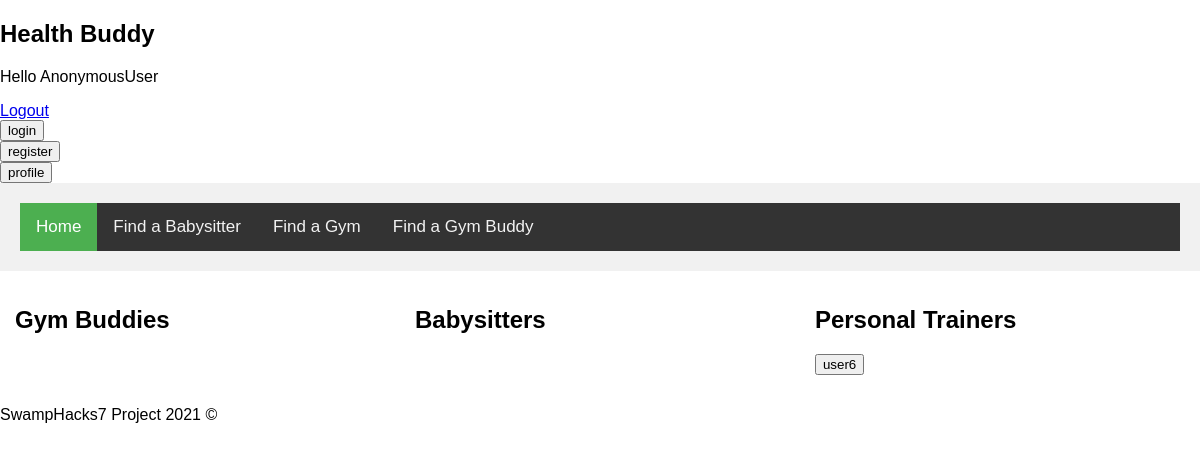
Before: / with the older database file.
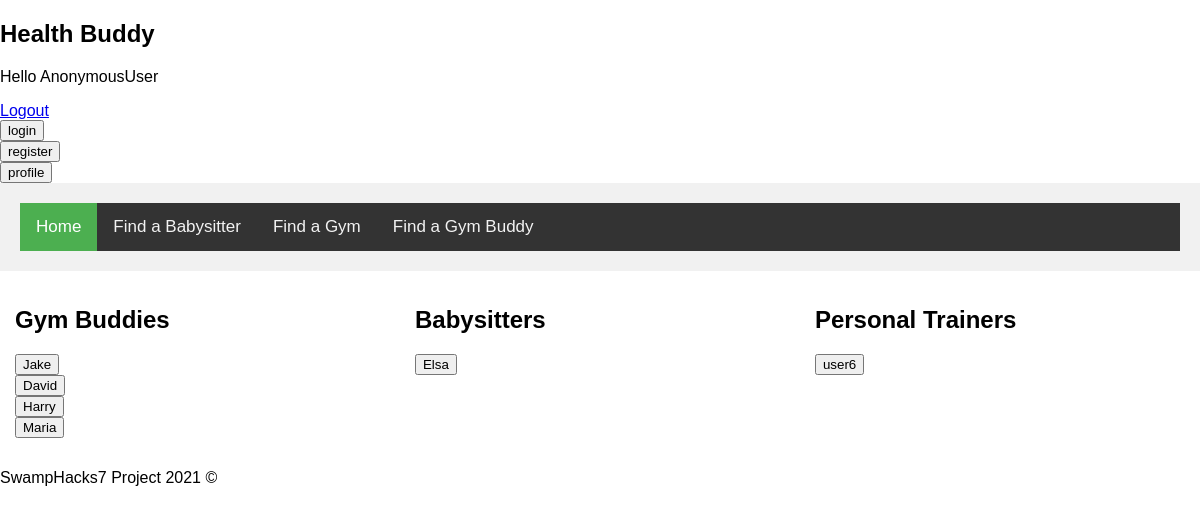
After: the same page with the newer database file.
### farms/models.py (models this page shows)
class Trainer(models.Model):
    user = models.OneToOneField(User, on_delete=models.CASCADE, null=True, blank=True)
    userType = models.CharField(max_length=60, null=True, blank=True)
    city = models.CharField(max_length=60, null=True, blank=True)
    experience = models.IntegerField(max_length=3, null=True, blank=True)
    age = models.IntegerField(max_length=3, null=True, blank=True)
    gender = models.CharField(max_length=60, null=True, blank=True)
    communication = models.CharField(max_length=200, null=True, blank=True)
    objects = models.Manager()

### farms/views.py (the view)
# urls.py: path('', views.index, name='index'),
def index(request):
    users = Trainer.objects.all()
    print("index - ", users)
    trainers = []
    babysitters = []
    gymbuddies = []
    for i in users:
        if i.userType == "Personal Trainer":
            trainers.append(i)
        elif i.userType == "Babysitter":
            babysitters.append(i)
        elif i.userType == "Gym Buddy":
            gymbuddies.append(i)
    print("trainers - ", trainers, " babysitters", babysitters, "gymbuddies", gymbuddies)
    context = {'trainers': trainers, 'babysitters': babysitters, 'gymbuddies': gymbuddies}
    return render(request, 'farms/index.html', context)

### templates/farms/index.html (shortened to what this page needs)
{% extends 'farms/base.html' %}
{% block body %}
  <div class="row">
    <div class="column">
      <h2>Gym Buddies</h2>
      {% for t in gymbuddies %}
        <form action="/seeUser/" method="POST">
          <input type="submit" value={{t.user.username}}>
        </form>
      {% endfor %}
    </div>
    <div class="column">
      <h2>Babysitters</h2>
      {% for t in babysitters %}
      <form action="/seeUser/" method="POST">
        <input type="submit" value={{t.user.username}}>
      </form>
    {% endfor %}
    </div>
    <div class="column">
      <h2>Personal Trainers</h2>
      {% for t in trainers %}
        <form action="/seeUser/" method="POST">
          <input type="submit" value={{t.user.username}}>
        </form>
      {% endfor %}
    </div>
  </div>
{% endblock %}

### templates/farms/base.html (shortened to what this page needs)
<!DOCTYPE html>
<html lang="en">
<head>
</head>
<body>
    <header>
        <h2>Health Buddy</h2>
        <p>Hello {{request.user}}</p>
        <a href="{% url 'logoutUser' %}">Logout</a>
        <form action="/login/" method="POST" id="loginButton">
          <input type="submit" name="loginButton" id="loginButton" value="login">
      </form>
      <form action="/register/" method="POST" id="registerButton">
          <input type="submit" name="registerButton" id="registerButton" value="register">
      </form>
      <form action="/userProfile/" method="POST" id="registerButton">
          <input type="submit" name="profileButton" id="profileButton" value="profile">
      </form>
        <div class="header">
        <div class="topnav">
            <a class="active" href="{% url 'home' %}">Home</a>
            <a href="#news">Find a Babysitter</a>
            <a href="#contact">Find a Gym</a>
            <a href="#about">Find a Gym Buddy</a>
          </div>
    </header>
    {% block body %}
    {% endblock %}
    <footer>
        <p> SwampHacks7 Project 2021 &copy </p>
    </footer>
</body>
</html>

### templates/farms/base.html (style rules this page uses)
body { margin: 0; font-family: Arial, Helvetica, sans-serif; }
.topnav { overflow: hidden; background-color: #333; }
.topnav a { float: left; color: #f2f2f2; text-align: center; padding: 14px 16px; text-decoration: none; font-size: 17px; }
.topnav a.active { background-color: #4CAF50; color: white; }

### templates/farms/index.html (style rules this page uses)
* { box-sizing: border-box; }
body { margin: 0; }
.header { background-color: #f1f1f1; padding: 20px; text-align: center; }
.topnav { overflow: hidden; background-color: #333; }
.topnav a { float: left; display: block; color: #f2f2f2; text-align: center; padding: 14px 16px; text-decoration: none; }
.column { float: left; width: 33.33%; padding: 15px; }
.row:after { content: ""; display: table; clear: both; }

Changed rows visible on the page:
added Trainer: user.username "Jake", shown under "Gym Buddies"
added Trainer: user.username "David", shown under "Gym Buddies"
added Trainer: user.username "Harry", shown under "Gym Buddies"
added Trainer: user.username "Maria", shown under "Gym Buddies"
added Trainer: user.username "Elsa", shown under "Babysitters"
